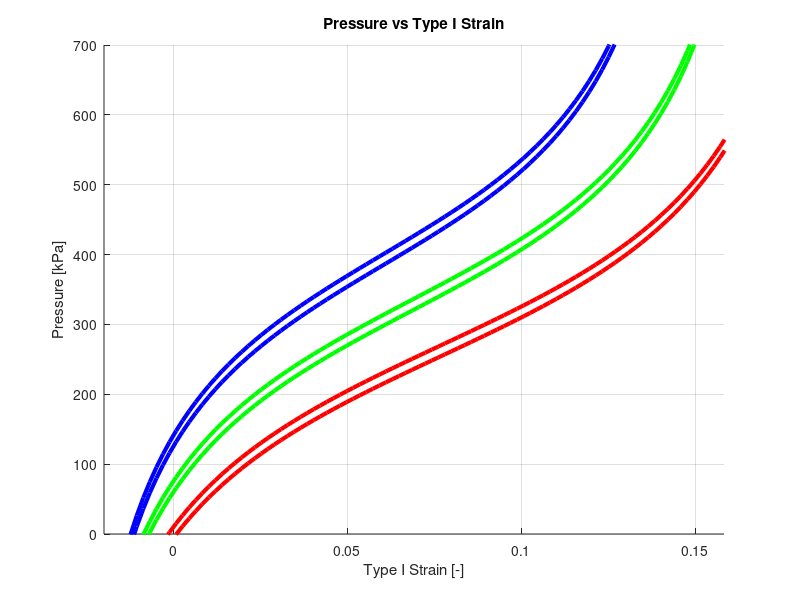

Source code (MATLAB):
%% BPA Pressure Computation

% Clear Everything
clear, close('all'), clc


%% Define the BPA Pressure Model.

% Define the model constants.
c0 = 254.3e3;           % [Pa] Model Parameter 0.
c1 = 192e3;             % [Pa] Model Parameter 1.
c2 = 2.0265;            % [-] Model Parameter 2.
c3 = -0.461;            % [-] Model Parameter 3.
c4 = -0.331e-3;         % [1/N] Model Parameter 4.
c5 = 1.23e3;            % [Pa/N] Model Parameter 5.
c6 = 15.6e3;            % [Pa] Model Parameter 6.

% Define the maximum and minimum actuator length.
Lmax = 18.9e-2;                         % [m] Maximum actuator length (the length of the actuator at P = 0 kPa).
Lmin = 15.75e-2;                        % [m] Minimum actuator length (the length of the actuator at P = Pmax = 90 psi ~= 620 kpa).

% Define the maximum strain of the BPA (Same for both views of strain).
gmax = (Lmax - Lmin)/Lmax;              % [-] Maximum Type I Strain


%% Plot the Pressure vs Type I Strain.

% Define the Type I strain.
gs = linspace(-0.02, gmax, 100);

% Define the hysteresis factor.
Ss = [0 1];                                         % [-] Hysteresis Factor (0 = Contraction, 1 = Extension (I am about 90% sure this is the correct order, but it could be backward.)).

% Define the applied force values.
Fs = [0 12 24];                                     % [lbf] Applied Force.

% Convert the applied force from pounds-force to newtons.
Fs = 4.4482216282509*Fs;                            % [N] Applied Force.

% Define the possible plot colors.
colors = {'r', 'g', 'b'}; num_colors = length(colors);

% Create a plot to store the pressure values.
figure('Color', 'w'), hold on, grid on, xlabel('Type I Strain [-]'), ylabel('Pressure [kPa]'), title('Pressure vs Type I Strain'), axis([-0.02, 0.95*gmax, 0, 700])

% Compute the associated pressures.
for k1 = 1:length(Fs)                                                                               % Iterate through all of the applied forces...
    
    % Define the color index.
    color_index = mod(k1 - 1, num_colors) + 1;
    
    for k2 = 1:length(Ss)                                                                           % Iterate through all of the extension/contraction factors...
        
        % Compute the pressure.
        ps = c0 + c1*tan( c2*( gs/(c4*Fs(k1) + gmax) + c3 ) ) + c5*Fs(k1) + c6*Ss(k2);
        
        % Plot the pressure.
        line = plot(gs, ps*10^-3, colors{color_index}, 'Linewidth', 3);

            
    end
end
